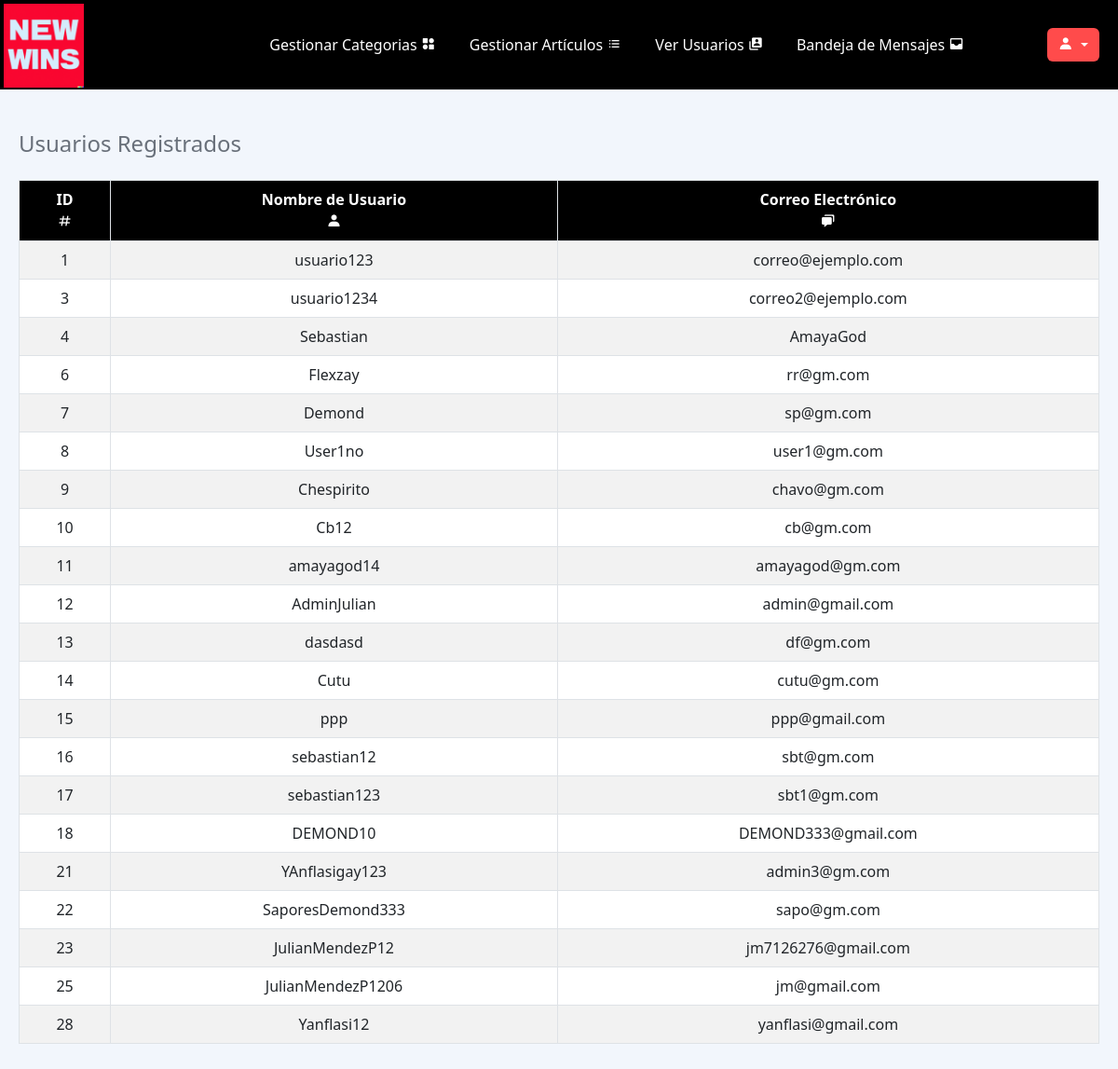
Screenshot of /NewWins/view/noticias.php (signed in) with the database file from the repository.
### tables this page shows
CREATE TABLE `usuarios_registrados` (
  `id` int(11) NOT NULL AUTO_INCREMENT,
  `nombre_usuario` varchar(50) NOT NULL,
  `contrasena` varchar(255) NOT NULL,
  `correo_electronico` varchar(100) NOT NULL,
  `nombre` varchar(50) DEFAULT NULL,
  `foto_perfil` varchar(255) DEFAULT NULL,
  `ubicacion` varchar(100) DEFAULT NULL,
  `fecha_registro` timestamp NULL DEFAULT current_timestamp(),
  `apellido` varchar(30) NOT NULL,
  `es_admin` tinyint(1) NOT NULL DEFAULT 0,
  PRIMARY KEY (`id`),
  UNIQUE KEY `unique_nombre_usuario` (`nombre_usuario`),
  UNIQUE KEY `unique_correo_electronico` (`correo_electronico`)
);

### NewWins/model/conexion.php (called while the page is built, shortened)
<?php
class ConexionBD {
    public static function obtenerConexion() {
        $servername = '127.0.0.1';
        $username = 'root';
        $password = '';
        $dbname = 'newwins';
        $conn = new mysqli($servername, $username, $password, $dbname);
        return $conn;
    }
}
?>

### NewWins/model/gestor_usuarios.php (called while the page is built, shortened)
<?php
require_once('conexion.php');
class GestorUsuarios
{
    private $conn;
    public function __construct()
    {
        $this->conn = ConexionBD::obtenerConexion();
    }
    public function listarUsuarios()
    {
        $sql = "SELECT id, nombre_usuario, correo_electronico FROM usuarios_registrados";
        $result = $this->conn->query($sql);
        $usuarios = array();
        if ($result->num_rows > 0) {
            while ($row = $result->fetch_assoc()) {
                $usuarios[] = $row;
            }
        }
        return $usuarios;
    }
}

### NewWins/view/noticias.php (the view, shortened to what this page needs)
<?php
require_once 'header.php';
require_once '../model/conexion.php';
require_once '../model/gestor_usuarios.php';
$gestorUsuarios = new GestorUsuarios();
$usuarios = $gestorUsuarios->listarUsuarios();
?>
<head>
</head>
<div class="container-fluid">
    <div class="row">
        <div class="col-md-12">
            <div id="usuarios" class="mt-4">
                <h4>Usuarios Registrados</h4>
                <div class="table-responsive mt-4">
                    <?php if (!empty($usuarios)) : ?>
                        <table class="table table-bordered">
                            <thead>
                                <tr>
                                    <th>ID <br><i class='bx bx-hash'></i></th>
                                    <th>Nombre de Usuario <br> <i class='bx bxs-user'></i></th>
                                    <th>Correo Electrónico <br><i class='bx bxs-chat'></i></th>
                                </tr>
                            </thead>
                            <tbody>
                                <?php foreach ($usuarios as $usuario) : ?>
                                    <tr>
                                        <td><?php echo $usuario['id']; ?></td>
                                        <td><?php echo $usuario['nombre_usuario']; ?></td>
                                        <td><?php echo $usuario['correo_electronico']; ?></td>
                                    </tr>
                                <?php endforeach; ?>
                            </tbody>
                        </table>
                    <?php else : ?>
                        <p>No hay usuarios registrados.</p>
                    <?php endif; ?>
                </div>
            </div>
        </div>
    </div>
</div>
</body>
</html>

### NewWins/view/header.php (shortened to what this page needs)
<!DOCTYPE html>
<html lang="en">
<head>
    <link rel="stylesheet" href="https://cdn.jsdelivr.net/npm/bootstrap@5.2.3/dist/css/bootstrap.min.css">
    <link href='https://unpkg.com/boxicons@2.1.1/css/boxicons.min.css' rel='stylesheet'>
    <link rel="stylesheet" href="../css/styles.css">
</head>
<body>
    <a class="navbar-brand outside-brand" href="admin_dashboard.php">
        <img src="../img/logo.png" alt="Logo">
    </a>
    <nav class="navbar navbar-expand-lg">
        <div class="container-fluid">
            <div class="collapse navbar-collapse" id="navbarNav">
                <ul class="navbar-nav me-auto">
                    <li class="nav-item">
                        <a class="nav-link" href="gestionar_categorias.php">Gestionar Categorias <i class='bx bxs-category-alt'></i></a>
                    </li>
                    <li class="nav-item">
                        <a class="nav-link" href="gestionar_articulos.php">Gestionar Artículos <i class='bx bx-list-ul'></i></a>
                    </li>
                    <li class="nav-item">
                        <a class="nav-link" href="noticias.php">Ver Usuarios <i class='bx bxs-user-account'></i></a>
                    </li>
                    <li class="nav-item">
                        <a class="nav-link" href="manage_bandeja.php">Bandeja de Mensajes <i class='bx bxs-inbox'></i></a>
                    </li>
                </ul>
                <div class="dropdown">
                    <button class="btn btn-secondary dropdown-toggle" type="button" id="dropdownMenuButton" data-bs-toggle="dropdown" aria-expanded="false">
                        <i class='bx bxs-user'></i>
                    </button>
                </div>
            </div>
        </div>
    </nav>
</body>
</html>

### NewWins/css/styles.css (style rules this page uses)
.navbar-brand.outside-brand { position: absolute; top: 0; left: 0; padding: 3.5px; z-index: 1000; }
.navbar-brand.outside-brand img { max-height: 90px; }
.navbar { background-color: #000; padding-left: 200px; margin-top: -20px; }
.navbar-nav { margin-left: auto; }
.navbar-nav .nav-link { color: #fff !important; margin-right: 20px; transition: color 0.3s ease; }
.dropdown-toggle { color: #fff; background-color: transparent; border: none; }
.btn-secondary { background-color: #ff4b4b; border-color: #ff4b4b; color: #ffffff; }
.table { width: 100%; margin-bottom: 1rem; color: #333; }
.table th, .table td { border: 1px solid #dee2e6; padding: 12px; text-align: center; }
.table th { background-color: #f8f9fa; border-color: #dee2e6; font-weight: bold; }
.container-fluid { padding: 20px; }
.table { width: 100%; margin-bottom: 1rem; color: #212529; background-color: #fff; border-collapse: collapse; }
.table th { background-color: #212529; color: #fff; border: 1px solid #dee2e6; padding: 8px; }
.table td { border: 1px solid #dee2e6; padding: 8px; }
.table tbody tr:nth-child(odd) { background-color: rgba(0, 0, 0, 0.05); }
.table th { background-color: #000; color: #fff; border: 1px solid #dee2e6; padding: 8px; }
.table-responsive { overflow-x: auto; }
body { margin-top: 20px; background-color: #f2f6fc; color: #69707a; }

### rows the page displays
usuarios_registrados: id "1", nombre_usuario "usuario123", correo_electronico "correo@ejemplo.com"
usuarios_registrados: id "3", nombre_usuario "usuario1234", correo_electronico "correo2@ejemplo.com"
usuarios_registrados: id "4", nombre_usuario "Sebastian", correo_electronico "AmayaGod"
usuarios_registrados: id "6", nombre_usuario "Flexzay", correo_electronico "rr@gm.com"
usuarios_registrados: id "7", nombre_usuario "Demond", correo_electronico "sp@gm.com"
usuarios_registrados: id "8", nombre_usuario "User1no", correo_electronico "user1@gm.com"
usuarios_registrados: id "9", nombre_usuario "Chespirito", correo_electronico "chavo@gm.com"
usuarios_registrados: id "10", nombre_usuario "Cb12", correo_electronico "cb@gm.com"
usuarios_registrados: id "11", nombre_usuario "amayagod14", correo_electronico "amayagod@gm.com"
usuarios_registrados: id "12", nombre_usuario "AdminJulian", correo_electronico "admin@gmail.com"
usuarios_registrados: id "13", nombre_usuario "dasdasd", correo_electronico "df@gm.com"
usuarios_registrados: id "14", nombre_usuario "Cutu", correo_electronico "cutu@gm.com"
usuarios_registrados: id "15", nombre_usuario "ppp", correo_electronico "ppp@gmail.com"
usuarios_registrados: id "16", nombre_usuario "sebastian12", correo_electronico "sbt@gm.com"
usuarios_registrados: id "17", nombre_usuario "sebastian123", correo_electronico "sbt1@gm.com"
usuarios_registrados: id "18", nombre_usuario "DEMOND10", correo_electronico "DEMOND333@gmail.com"
usuarios_registrados: id "21", nombre_usuario "YAnflasigay123", correo_electronico "admin3@gm.com"
usuarios_registrados: id "22", nombre_usuario "SaporesDemond333", correo_electronico "sapo@gm.com"
usuarios_registrados: id "23", nombre_usuario "JulianMendezP12", correo_electronico "jm7126276@gmail.com"
usuarios_registrados: id "25", nombre_usuario "JulianMendezP1206", correo_electronico "jm@gmail.com"
usuarios_registrados: id "28", nombre_usuario "Yanflasi12", correo_electronico "yanflasi@gmail.com"
